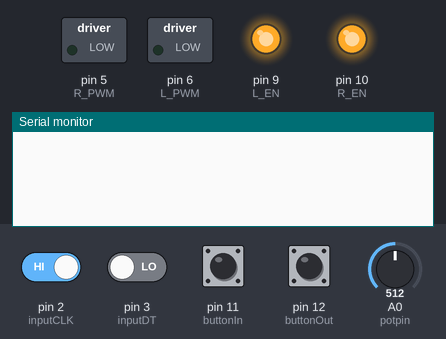
This sketch was run on a simulated Arduino Uno, built with avr-gcc and run on an emulated ATmega328P. Parts: switched loads named in the sketch (green lamp = pin HIGH), output pins drawn as LEDs (lit = HIGH), the last lines printed to the serial monitor. The test bench sets the inputs (shaded band); at power-on: pin 2 (inputCLK), pin 11 (buttonIn), pin 12 (buttonOut) HIGH, pin 3 (inputDT) LOW, A0 (potpin) = 512.

Above: at 1.2 s.
1.3 s: pin 2 (inputCLK) driven LOW
At 1.9 s:
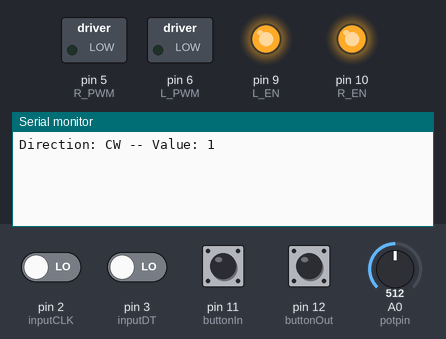
2.8 s: pin 2 (inputCLK) driven HIGH
At 4.2 s:
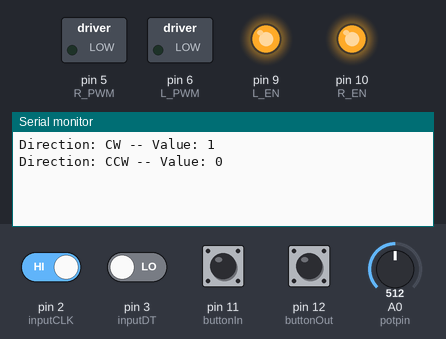

The sketch:

Torpedo_BTS7960_Driver_V4.ino
```cpp
//Torpedo BTS7960 motor driver sketch


 // Rotary Encoder Inputs
 #define inputCLK 2
 #define inputDT 3

 int counter = 0;
 int currentStateCLK;
 int previousStateCLK;

 String encdir ="";

//    BTS7960 motor driver

//int L_IS = 3; // For reading current from Motor Driver
//int R_IS = 4; // For reading current from Motor Driver

int R_PWM = 5;
int L_PWM = 6;
int L_EN = 9;
int R_EN = 10;


const int buttonIn = 11;     // End_Stop for Retract
const int buttonOut = 12;     // End_Stop for Extend

int potpin = A0;  // analog pin used to connect the potentiometer

// Splits the Pot Range into Forward and Reverse. Threshold is the Center.
const int threshold = 0;   // an arbitrary threshold level that's in the range of the analog input


// variables:
int buttonInState = 0;         // variable for reading the pushbutton status
int buttonOutState = 0;         // variable for reading the pushbutton status

int val;    // variable to read the value from the analog pin


void setup() {
 // Encoder Setup
 // Set encoder pins as inputs
 pinMode (inputCLK,INPUT);
 pinMode (inputDT,INPUT);

 // Read the initial state of inputCLK
 // Assign to previousStateCLK variable
 previousStateCLK = digitalRead(inputCLK);

  // Driver Setup
 pinMode(R_EN, OUTPUT);
 pinMode(R_PWM, OUTPUT);
 pinMode(L_EN, OUTPUT);
 pinMode(L_PWM, OUTPUT);
 digitalWrite(R_EN, HIGH);
 digitalWrite(L_EN, HIGH);

  // initialize the pushbutton pin as an input:
  pinMode(buttonIn, INPUT);
  pinMode(buttonOut, INPUT);

  // initialize serial communications at 9600 bps:
  Serial.begin(9600);
}

void loop() {
 {

    //  Pot Reading
    val = analogRead(potpin);            // reads the value of the potentiometer (value between 0 and 1023)
    val = map(val, 0, 1023, -255, 255);     // scale it for use with the PWM (value between 0 and 255)

   // Button Reading
  // read the state of the End_Stop button value:
    buttonInState = digitalRead(buttonIn);
    buttonOutState = digitalRead(buttonOut);


  // Read the current state of inputCLK
   currentStateCLK = digitalRead(inputCLK);

   // If the previous and the current state of the inputCLK are different then a pulse has occured
   if (currentStateCLK != previousStateCLK){

     // If the inputDT state is different than the inputCLK state then
     // the encoder is rotating counterclockwise
     if (digitalRead(inputDT) != currentStateCLK) {
       counter --;
       encdir ="CCW";

     } else {
       // Encoder is rotating clockwise
       counter ++;
       encdir ="CW";
    }
     Serial.print("Direction: ");
     Serial.print(encdir);
     Serial.print(" -- Value: ");
     Serial.println(counter);
   }
   // Update previousStateCLK with the current state
   previousStateCLK = currentStateCLK;
 }


  if (val > threshold) {

    if (buttonInState == LOW) {
      analogWrite(R_PWM, val);
      analogWrite(L_PWM, 0);
  } else {
      analogWrite(R_PWM, 0);
      analogWrite(L_PWM, 0);

  }
  } else {
    if (buttonOutState == LOW) {
      analogWrite(R_PWM, 0);
      analogWrite(L_PWM, -val);
 } else {
      analogWrite(R_PWM, 0);
      analogWrite(L_PWM, 0);
  }

  }
// print the speed value results to the Serial Monitor:
//  Serial.print("val = ");
//  Serial.println(val);
 delay(10);        // delay in between reads for stability

}
```

Measured:
- after the input at 1.3 s, the serial monitor: prints a new line at once (image 1)
- after the input at 2.8 s, the serial monitor: prints a new line at once (image 2)
